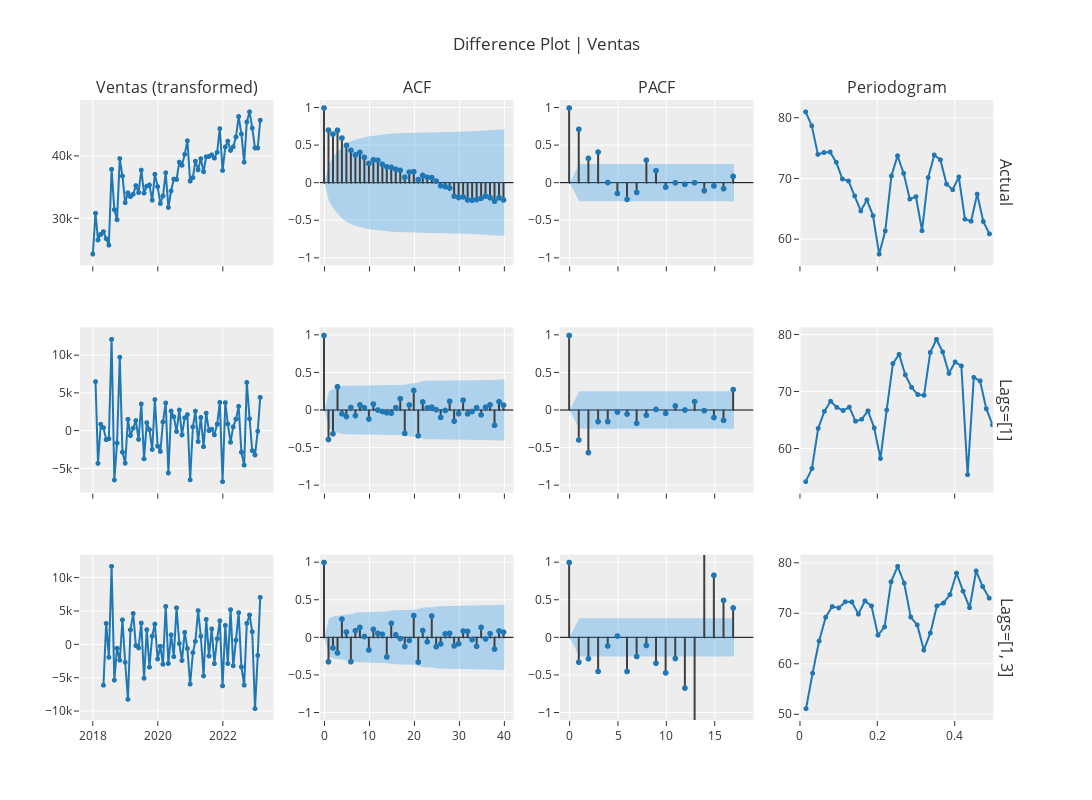

Notebook code for this chart:
### Code cell
s.plot_model(
    plot="diff",
    data_kwargs={"lags_list": [[1], [1, 3]], "acf": True, "pacf": True, "periodogram": True},
    fig_kwargs={"height": 800, "width": 1500}
)
